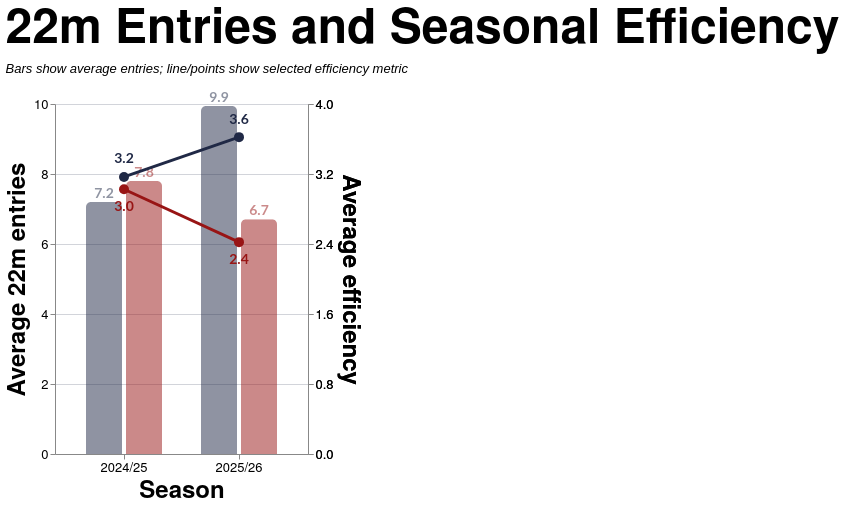

Vega-Lite specification for this chart:
### Vega-Lite specification from a JSON file in a GitHub repository (floating-point values rounded to 4 significant figures)
{"config": {"axis": {"labelFont": "PT Sans Narrow, Helvetica Neue, Helvetica, Arial, sans-serif", "titleFont": "PT Sans Narrow, Helvetica Neue, Helvetica, Arial, sans-serif", "labelFontSize": 13, "titleFontSize": 24, "gridColor": "#202947", "gridOpacity": 0.2, "zindex": 1}, "text": {"font": "Lato, sans-serif"}, "bar": {"cornerRadiusEnd": 5}, "header": {"labelFont": "PT Sans Narrow, Helvetica Neue, Helvetica, Arial, sans-serif", "titleFont": "PT Sans Narrow, Helvetica Neue, Helvetica, Arial, sans-serif", "labelFontSize": 24, "titleFontSize": 28, "labelFontWeight": "bold", "orient": "left"}, "legend": {"labelFont": "PT Sans Narrow, Helvetica Neue, Helvetica, Arial, sans-serif", "titleFont": "PT Sans Narrow, Helvetica Neue, Helvetica, Arial, sans-serif", "labelFontSize": 14, "titleFontSize": 16, "titlePadding": 5, "fillColor": "white", "strokeColor": "black", "padding": 10, "titleFontWeight": "lighter", "titleFontStyle": "italic", "titleColor": "gray", "offset": 10}, "title": {"font": "PT Sans Narrow, Helvetica Neue, Helvetica, Arial, sans-serif", "fontSize": 48, "fontWeight": "bold", "anchor": "start", "align": "center", "titlePadding": 20, "subtitlePadding": 10, "subtitleFontSize": 13, "subtitleColor": "", "subtitleFontStyle": "italic", "offset": 15, "color": "black"}, "axisX": {"labelAngle": 0}, "facet": {"title": null, "header": null, "align": {"row": "each", "column": "each"}, "spacing": 10}, "resolve": {"scale": {"y": "independent", "facet": "independent"}}, "background": "transparent", "scale": {"offsetBandPaddingOuter": 0.2, "offsetBandPaddingInner": 0.1}, "view": {"stroke": null, "background": "transparent"}}, "layer": [{"mark": {"type": "bar", "opacity": 0.5}, "encoding": {"color": {"field": "team", "legend": null, "scale": {"domain": ["EGRFC", "Opposition"], "range": ["#202946", "#981515"]}, "title": "Team", "type": "nominal"}, "tooltip": [{"field": "season", "title": "Season", "type": "nominal"}, {"field": "team", "title": "Team", "type": "nominal"}, {"field": "avg_entries", "format": ".2f", "title": "Avg 22m Entries", "type": "quantitative"}, {"field": "avg_points_per_entry", "format": ".2f", "title": "Avg Pts/Entry", "type": "quantitative"}, {"field": "avg_tries_eff_pct", "format": ".1f", "title": "Avg Try Efficiency", "type": "quantitative"}], "x": {"axis": {"labelAngle": 0}, "field": "season", "sort": ["2024/25", "2025/26"], "title": "Season", "type": "nominal"}, "xOffset": {"field": "team", "sort": ["EGRFC", "Opposition"], "type": "nominal"}, "y": {"axis": {"format": ".0f", "grid": true, "tickCount": 6}, "field": "avg_entries", "scale": {"domain": [0, 10.0], "nice": false}, "title": "Average 22m entries", "type": "quantitative"}}, "transform": [{"filter": "(rzSquad == 'All' || datum.squad == rzSquad) && (indexof(rzSeason, datum.season) >= 0) && datum.game_type_mode == rzGameType"}, {"calculate": "rzEfficiencyMetricParam == 'Points per 22m entry' ? datum.avg_points_per_entry : datum.avg_tries_eff_pct", "as": "efficiency_value"}, {"calculate": "rzEfficiencyMetricParam == 'Points per 22m entry' ? datum.avg_points_per_entry * (100 / 4.0) : datum.avg_tries_eff_pct", "as": "efficiency_plot"}, {"calculate": "rzEfficiencyMetricParam == 'Points per 22m entry' ? 'Pts/entry' : 'Try efficiency (%)'", "as": "efficiency_label"}, {"calculate": "rzEfficiencyMetricParam == 'Points per 22m entry' ? format(datum.avg_points_per_entry, '.1f') : format(datum.avg_tries_eff_pct, '.0f') + '%'", "as": "efficiency_text"}, {"calculate": "format(datum.avg_entries, '.1f')", "as": "entries_text"}, {"calculate": "datum.team == 'EGRFC' ? datum.efficiency_plot + 5 : datum.efficiency_plot - 5", "as": "efficiency_text_y"}]}, {"mark": {"type": "text", "dy": -8, "fontSize": 14, "fontWeight": "bold", "opacity": 0.5}, "encoding": {"color": {"field": "team", "legend": null, "scale": {"domain": ["EGRFC", "Opposition"], "range": ["#202946", "#981515"]}, "type": "nominal"}, "text": {"field": "entries_text", "type": "nominal"}, "x": {"field": "season", "sort": ["2024/25", "2025/26"], "type": "nominal"}, "xOffset": {"field": "team", "sort": ["EGRFC", "Opposition"], "type": "nominal"}, "y": {"axis": null, "field": "avg_entries", "scale": {"domain": [0, 10.0], "nice": false}, "type": "quantitative"}}, "transform": [{"filter": "(rzSquad == 'All' || datum.squad == rzSquad) && (indexof(rzSeason, datum.season) >= 0) && datum.game_type_mode == rzGameType"}, {"calculate": "rzEfficiencyMetricParam == 'Points per 22m entry' ? datum.avg_points_per_entry : datum.avg_tries_eff_pct", "as": "efficiency_value"}, {"calculate": "rzEfficiencyMetricParam == 'Points per 22m entry' ? datum.avg_points_per_entry * (100 / 4.0) : datum.avg_tries_eff_pct", "as": "efficiency_plot"}, {"calculate": "rzEfficiencyMetricParam == 'Points per 22m entry' ? 'Pts/entry' : 'Try efficiency (%)'", "as": "efficiency_label"}, {"calculate": "rzEfficiencyMetricParam == 'Points per 22m entry' ? format(datum.avg_points_per_entry, '.1f') : format(datum.avg_tries_eff_pct, '.0f') + '%'", "as": "efficiency_text"}, {"calculate": "format(datum.avg_entries, '.1f')", "as": "entries_text"}, {"calculate": "datum.team == 'EGRFC' ? datum.efficiency_plot + 5 : datum.efficiency_plot - 5", "as": "efficiency_text_y"}]}, {"mark": {"type": "line", "size": 3}, "encoding": {"color": {"field": "team", "legend": null, "scale": {"domain": ["EGRFC", "Opposition"], "range": ["#202946", "#981515"]}, "type": "nominal"}, "detail": {"field": "team", "type": "nominal"}, "tooltip": [{"field": "season", "title": "Season", "type": "nominal"}, {"field": "team", "title": "Team", "type": "nominal"}, {"field": "efficiency_label", "title": "Metric", "type": "nominal"}, {"field": "efficiency_value", "format": ".2f", "title": "Efficiency", "type": "quantitative"}], "x": {"field": "season", "sort": ["2024/25", "2025/26"], "type": "nominal"}, "y": {"axis": {"grid": false, "labelExpr": "rzEfficiencyMetricParam == 'Try-scoring efficiency (%)' ? format(datum.value, '.0f') + '%' : format(datum.value * (4.0 / 100), '.1f')", "orient": "right", "tickCount": 6}, "field": "efficiency_plot", "scale": {"domain": [0, 100], "nice": false}, "title": "Average efficiency", "type": "quantitative"}}, "transform": [{"filter": "(rzSquad == 'All' || datum.squad == rzSquad) && (indexof(rzSeason, datum.season) >= 0) && datum.game_type_mode == rzGameType"}, {"calculate": "rzEfficiencyMetricParam == 'Points per 22m entry' ? datum.avg_points_per_entry : datum.avg_tries_eff_pct", "as": "efficiency_value"}, {"calculate": "rzEfficiencyMetricParam == 'Points per 22m entry' ? datum.avg_points_per_entry * (100 / 4.0) : datum.avg_tries_eff_pct", "as": "efficiency_plot"}, {"calculate": "rzEfficiencyMetricParam == 'Points per 22m entry' ? 'Pts/entry' : 'Try efficiency (%)'", "as": "efficiency_label"}, {"calculate": "rzEfficiencyMetricParam == 'Points per 22m entry' ? format(datum.avg_points_per_entry, '.1f') : format(datum.avg_tries_eff_pct, '.0f') + '%'", "as": "efficiency_text"}, {"calculate": "format(datum.avg_entries, '.1f')", "as": "entries_text"}, {"calculate": "datum.team == 'EGRFC' ? datum.efficiency_plot + 5 : datum.efficiency_plot - 5", "as": "efficiency_text_y"}]}, {"mark": {"type": "point", "filled": true, "opacity": 1.0, "size": 100}, "encoding": {"color": {"field": "team", "legend": null, "scale": {"domain": ["EGRFC", "Opposition"], "range": ["#202946", "#981515"]}, "type": "nominal"}, "tooltip": [{"field": "season", "title": "Season", "type": "nominal"}, {"field": "team", "title": "Team", "type": "nominal"}, {"field": "efficiency_label", "title": "Metric", "type": "nominal"}, {"field": "efficiency_value", "format": ".2f", "title": "Efficiency", "type": "quantitative"}], "x": {"field": "season", "sort": ["2024/25", "2025/26"], "type": "nominal"}, "y": {"axis": {"grid": false, "labelExpr": "rzEfficiencyMetricParam == 'Try-scoring efficiency (%)' ? format(datum.value, '.0f') + '%' : format(datum.value * (4.0 / 100), '.1f')", "orient": "right", "tickCount": 6}, "field": "efficiency_plot", "scale": {"domain": [0, 100], "nice": false}, "title": "Average efficiency", "type": "quantitative"}}, "transform": [{"filter": "(rzSquad == 'All' || datum.squad == rzSquad) && (indexof(rzSeason, datum.season) >= 0) && datum.game_type_mode == rzGameType"}, {"calculate": "rzEfficiencyMetricParam == 'Points per 22m entry' ? datum.avg_points_per_entry : datum.avg_tries_eff_pct", "as": "efficiency_value"}, {"calculate": "rzEfficiencyMetricParam == 'Points per 22m entry' ? datum.avg_points_per_entry * (100 / 4.0) : datum.avg_tries_eff_pct", "as": "efficiency_plot"}, {"calculate": "rzEfficiencyMetricParam == 'Points per 22m entry' ? 'Pts/entry' : 'Try efficiency (%)'", "as": "efficiency_label"}, {"calculate": "rzEfficiencyMetricParam == 'Points per 22m entry' ? format(datum.avg_points_per_entry, '.1f') : format(datum.avg_tries_eff_pct, '.0f') + '%'", "as": "efficiency_text"}, {"calculate": "format(datum.avg_entries, '.1f')", "as": "entries_text"}, {"calculate": "datum.team == 'EGRFC' ? datum.efficiency_plot + 5 : datum.efficiency_plot - 5", "as": "efficiency_text_y"}]}, {"mark": {"type": "text", "fontSize": 14, "fontWeight": "bold"}, "encoding": {"color": {"field": "team", "legend": null, "scale": {"domain": ["EGRFC", "Opposition"], "range": ["#202946", "#981515"]}, "type": "nominal"}, "detail": {"field": "team", "type": "nominal"}, "text": {"field": "efficiency_text", "type": "nominal"}, "x": {"field": "season", "sort": ["2024/25", "2025/26"], "type": "nominal"}, "y": {"axis": null, "field": "efficiency_text_y", "scale": {"domain": [0, 100], "nice": false}, "type": "quantitative"}, "yOffset": {"field": "team", "scale": {"range": [-20, 20]}, "sort": ["EGRFC", "Opposition"], "type": "nominal"}}, "transform": [{"filter": "(rzSquad == 'All' || datum.squad == rzSquad) && (indexof(rzSeason, datum.season) >= 0) && datum.game_type_mode == rzGameType"}, {"calculate": "rzEfficiencyMetricParam == 'Points per 22m entry' ? datum.avg_points_per_entry : datum.avg_tries_eff_pct", "as": "efficiency_value"}, {"calculate": "rzEfficiencyMetricParam == 'Points per 22m entry' ? datum.avg_points_per_entry * (100 / 4.0) : datum.avg_tries_eff_pct", "as": "efficiency_plot"}, {"calculate": "rzEfficiencyMetricParam == 'Points per 22m entry' ? 'Pts/entry' : 'Try efficiency (%)'", "as": "efficiency_label"}, {"calculate": "rzEfficiencyMetricParam == 'Points per 22m entry' ? format(datum.avg_points_per_entry, '.1f') : format(datum.avg_tries_eff_pct, '.0f') + '%'", "as": "efficiency_text"}, {"calculate": "format(datum.avg_entries, '.1f')", "as": "entries_text"}, {"calculate": "datum.team == 'EGRFC' ? datum.efficiency_plot + 5 : datum.efficiency_plot - 5", "as": "efficiency_text_y"}]}], "data": {"name": "data-79247ac9cba6ad01f9778aebde743192"}, "height": 350, "params": [{"name": "rzSquad", "value": "All"}, {"name": "rzSeason", "value": ["2025/26", "2024/25"]}, {"name": "rzGameType", "value": "All"}, {"name": "rzEfficiencyMetricParam", "value": "Points per 22m entry"}], "resolve": {"scale": {"y": "independent"}}, "title": {"text": "22m Entries and Seasonal Efficiency", "subtitle": ["Bars show average entries; line/points show selected efficiency metric"]}, "width": {"step": 40}, "$schema": "https://vega.github.io/schema/vega-lite/v5.20.1.json", "datasets": {"data-79247ac9cba6ad01f9778aebde743192": [{"squad": "1st", "season": "2024/25", "team": "EGRFC", "avg_entries": 7.2, "avg_points_per_entry": 3.167, "avg_tries_eff_pct": 41.67, "game_type_mode": "All"}, {"squad": "1st", "season": "2024/25", "team": "Opposition", "avg_entries": 7.8, "avg_points_per_entry": 3.026, "avg_tries_eff_pct": 46.15, "game_type_mode": "All"}, {"squad": "1st", "season": "2025/26", "team": "EGRFC", "avg_entries": 9.941, "avg_points_per_entry": 3.621, "avg_tries_eff_pct": 56.8, "game_type_mode": "All"}, {"squad": "1st", "season": "2025/26", "team": "Opposition", "avg_entries": 6.706, "avg_points_per_entry": 2.421, "avg_tries_eff_pct": 37.72, "game_type_mode": "All"}, {"squad": "1st", "season": "2024/25", "team": "EGRFC", "avg_entries": 7.2, "avg_points_per_entry": 3.167, "avg_tries_eff_pct": 41.67, "game_type_mode": "League + Cup"}, {"squad": "1st", "season": "2024/25", "team": "Opposition", "avg_entries": 7.8, "avg_points_per_entry": 3.026, "avg_tries_eff_pct": 46.15, "game_type_mode": "League + Cup"}, {"squad": "1st", "season": "2025/26", "team": "EGRFC", "avg_entries": 9.941, "avg_points_per_entry": 3.621, "avg_tries_eff_pct": 56.8, "game_type_mode": "League + Cup"}, {"squad": "1st", "season": "2025/26", "team": "Opposition", "avg_entries": 6.706, "avg_points_per_entry": 2.421, "avg_tries_eff_pct": 37.72, "game_type_mode": "League + Cup"}, {"squad": "1st", "season": "2024/25", "team": "EGRFC", "avg_entries": 6.75, "avg_points_per_entry": 2.556, "avg_tries_eff_pct": 33.33, "game_type_mode": "League only"}, {"squad": "1st", "season": "2024/25", "team": "Opposition", "avg_entries": 7.25, "avg_points_per_entry": 2.793, "avg_tries_eff_pct": 41.38, "game_type_mode": "League only"}, {"squad": "1st", "season": "2025/26", "team": "EGRFC", "avg_entries": 9.867, "avg_points_per_entry": 3.932, "avg_tries_eff_pct": 62.16, "game_type_mode": "League only"}, {"squad": "1st", "season": "2025/26", "team": "Opposition", "avg_entries": 6.4, "avg_points_per_entry": 2.375, "avg_tries_eff_pct": 37.5, "game_type_mode": "League only"}]}}
